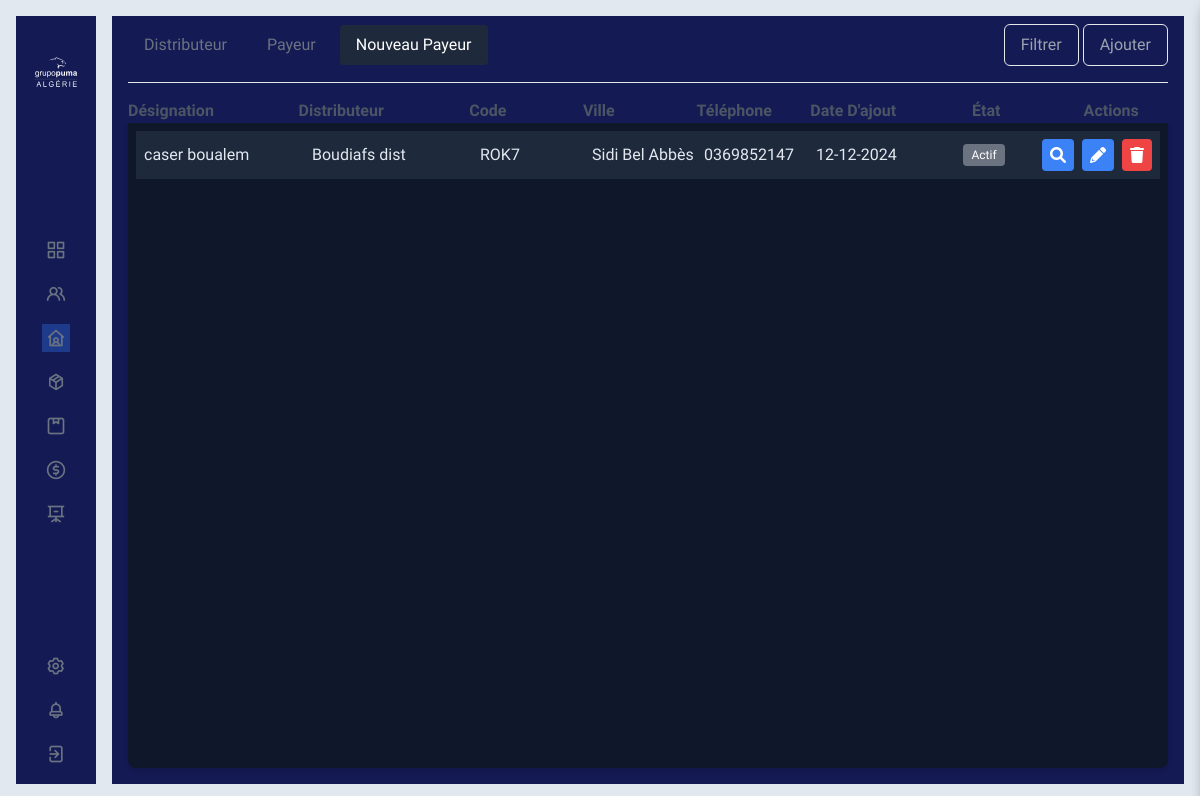
The app's page /distributeur/payeurdraft (signed in) with its own data.
### Distributeur/models.py (models this page shows)
class Payeur(models.Model):
    id = models.AutoField(primary_key=True)
    distributeur = models.ForeignKey(Distributeur, on_delete=models.CASCADE)
    code = models.CharField(max_length=100, default='0000000')
    designation = models.CharField(max_length=100)
    ville = models.ForeignKey(Ville, on_delete=models.CASCADE, null=True, blank=True)
    telephone = models.CharField(max_length=200, null=True, blank=True)
    adresse = models.CharField(max_length=200, null=True, blank=True)
    active = models.BooleanField(default=True)
    nif = models.CharField(max_length=20, null=True, blank=True)
    nis = models.CharField(max_length=20, null=True, blank=True)
    art = models.CharField(max_length=20, null=True, blank=True)
    rc = models.CharField(max_length=20, null=True, blank=True)
    nif_file = models.FileField(upload_to="PayeurData", blank=True, null=True)
    nis_file = models.FileField(upload_to="PayeurData", blank=True, null=True)
    art_file = models.FileField(upload_to="PayeurData", blank=True, null=True)
    rc_file = models.FileField(upload_to="PayeurData", blank=True, null=True)
    date_ajout = models.DateTimeField(auto_now=True)
    draft = models.BooleanField(default=False)
    def __str__(self):
        return self.designation

class Distributeur(models.Model):
    id = models.AutoField(primary_key=True)
    user = models.ForeignKey(CustomUser, on_delete=models.CASCADE, unique=True)
    code = models.CharField(max_length=100, default='0000000', blank=True, null=True)
    designation = models.CharField(max_length=100, blank=True, null=True)
    ville = models.ForeignKey(Ville, on_delete=models.CASCADE, blank=True, null=True)
    adresse = models.CharField(max_length=255, blank=True, null=True)
    nif = models.CharField(max_length=20, blank=True, null=True)
    nis = models.CharField(max_length=20, blank=True, null=True)
    art = models.CharField(max_length=20, blank=True, null=True)
    rc = models.CharField(max_length=20, blank=True, null=True)
    plafonnement = models.FloatField(default=1000000, blank=True, null=True)
    bloquer = models.BooleanField(default=False)
    echeance_jour = models.IntegerField(default=0, blank=True, null=True)
    ristourn_a = models.FloatField(default=0)
    ristourn_na = models.FloatField(default=0)
    objectif_a = models.FloatField(default=0)
    objectif_m = models.FloatField(default=0)
    def __str__(self):
        return self.designation

### Session/models.py (models this page shows)
class Ville(models.Model):
    id = models.AutoField(primary_key=True)
    designation = models.CharField(max_length=80)
    region = models.CharField(max_length=6, choices=Typeregion, default='EST', blank=True, null=True)
    def __str__(self):
        return self.designation

### Distributeur/views.py (the view)
# urls.py: path('payeurdraft', PayDiftView, name='payeurdraft'),
@login_required
def PayDiftView(request):
    if (request.user.type in ["Distributeur", 'Employé'] ):
        listmodules = list(
            set(request.user.user_permissions.values_list('content_type__model', flat=True))
        )
        if ('payeur' in listmodules):
            listeauth = list(
                set(
                    Permission.objects.filter(user=request.user, content_type__model='payeur').values_list('codename', flat=True)
                )
            )
            code = request.GET.get('code', '').strip()
            designation = request.GET.get('designation', '').strip()
            telephone = request.GET.get('telephone', '').strip()
            adresse = request.GET.get('adresse', '').strip()
            nif = request.GET.get('nif', '').strip()
            nis = request.GET.get('nis', '').strip()
            art = request.GET.get('art', '').strip()
            rc = request.GET.get('rc', '').strip()
            distributeur = request.GET.get('distributeur', '')
            ville = request.GET.get('ville', '')
            active = request.GET.get('active', '')
            dist_list = Payeur.objects.filter(distributeur__user = request.user)
            """if code:
                dist_list = dist_list.filter(code__icontains=code)
            if designation:
                dist_list = dist_list.filter(designation__icontains=designation)
            if telephone:
                dist_list = dist_list.filter(telephone__icontains=telephone)
            if adresse:
                dist_list = dist_list.filter(adresse__icontains=adresse)
            if nif:
                dist_list = dist_list.filter(nif__icontains=nif)
            if nis:
                dist_list = dist_list.filter(nis__icontains=nis)
            if art:
                dist_list = dist_list.filter(art__icontains=art)
            if rc:
                dist_list = dist_list.filter(rc__icontains=rc)"""
            print(dist_list)
            if ville:
                dist_list = dist_list.filter(ville_id=ville)
            if active:
                dist_list = dist_list.filter(active=(active == 'true'))
            ville_list = Ville.objects.all()
            return render(request, "Dist/PayeurDraft.html",
                          {
                              'dist_list': dist_list,
                              'ville_list': ville_list,
                              'listeauth': listeauth,
                              "listmodules": listmodules
                          })
        else:
            return render(request,"access.html", {"listmodules": listmodules})
    else:
        print("coucou")
        listmodules  = list(
            set(request.user.user_permissions.values_list('content_type__model', flat=True))
        )
        if ('payeur' in listmodules):
            listeauth = list(
                set(
                    Permission.objects.filter(user=request.user, content_type__model = 'payeur').values_list('codename', flat=True)
                )
            )
            ville = request.GET.get('ville', None)
            distributeur = request.GET.get('distributeur', None)
            active = request.GET.get('is_active', 'false')
            if (active == "true"):
                is_active = True
            else:
                is_active = False
            print(is_active)
            dist_list = Payeur.objects.filter(draft = True)
            print(dist_list)
            if (ville):
                print('ici')
                dist_list = dist_list.filter(distributeur__user__ville=int(ville))
            if (distributeur):
                print('la')
                dist_list = dist_list.filter(distributeur=distributeur)
            if (is_active):
                print('voila')
                dist_list = dist_list.filter(active=is_active)
            ville_list = Ville.objects.all()
            users_select = Distributeur.objects.all().order_by('id')
            print(dist_list)
            return render(request, "Pumal/PayeurDraft.html",
                          {
                              'dist_list': dist_list,
                              'ville_list': ville_list,
                              'users_select': users_select,
                              'listeauth': listeauth,
                              "listmodules": listmodules
                          })
        else:
            return render(request,"access.html", {"listmodules": listmodules})

### templates/Pumal/PayeurDraft.html (shortened to what this page needs)
{% extends "baseNew.html" %}
{% load static %}
{% block content %}
    <div class="w-full h-full backprimer px-4 pb-4 flex flex-col">
        <div class="flex justify-between items-center pt-4 mb-4" style="margin-top: -8px">
            <div class="flex gap-2">
                <div>
                    <a href="{% url 'distributeur' %}"
                       class="block px-4 py-2 hoverprimer rounded">Distributeur</a>
                </div>
                <div>
                    <a href="{% url 'payeur' %}" class="block px-4 py-2 hoverprimer rounded">Payeur</a>
                </div>
                <div>
                    <a href="{% url 'payeurdraft' %}" class="block px-4 py-2 actualprimer rounded">Nouveau Payeur</a>
                </div>
            </div>
            <div>
                <button id="filterButton" class="btn capitalize backprimer px-4 py-2 border border-slate-300 text-gray-400
                        hover:bg-blue-900 hover:border-slate-400 rounded-md">Filtrer
                </button>
                {% if 'add_payeur' in listeauth %}
                    <button id="addButton" class="btn capitalize backprimer px-4 py-2 border border-slate-300 text-gray-400
                        hover:bg-blue-900 hover:border-slate-400 rounded-md">Ajouter
                    </button>
                {% else %}
                    <button class="btn capitalize bg-gray-500 text-white px-4 py-2 border rounded-md cursor-not-allowed">
                        Ajouter
                    </button>
                {% endif %}
            </div>
        </div>
        <hr/>
        <div class="pt-4">
            <div class="flex items-center justify-between text-gray-600 font-semibold">
                <div class="w-1/4 capitalize">Désignation</div>
                <div class="w-1/4 capitalize">Distributeur</div>
                <div class="w-1/6 capitalize">Code</div>
                <div class="w-1/6 capitalize">Ville</div>
                <div class="w-1/6 capitalize">Téléphone</div>
                <div class="w-1/6 capitalize">Date d'ajout</div>
                <div class="w-1/6 capitalize pl-12">état</div>
                <div class="w-1/6 capitalize text-center">Actions</div>
            </div>
        </div>
        <div class="flex-grow shadow-md rounded-b-lg backslateprime p-2 overflow-y-auto">
            {% for elem in dist_list %}
                <div class="flex items-center justify-between p-2 backslateslite flex-none mb-2 ">
                    <div class="textslate w-1/4">{{ elem.designation }}</div>
                    <div class="textslate w-1/4">{{ elem.distributeur }}</div>
                    <div class="textslate w-1/6">{{ elem.code }}</div>
                    <div class="textslate w-1/6">{{ elem.ville }}</div>
                    <div class="textslate w-1/6">{{ elem.telephone }}</div>
                    <div class="textslate w-1/6">{{ elem.date_ajout|date:'d-m-Y' }}</div>
                    <div class="w-1/6 text-center">
                    <span class="bg-gray-500 text-white text-xs px-2 py-1 rounded">{% if elem.bloque %}
                        Bloqué {% else %} Actif {% endif %}</span>
                    </div>
                    <div class="flex space-x-2 w-1/6 justify-end">
                        {% if "view_payeur" in listeauth %}
                            <button id="viewButton" class="viewButton bg-blue-500 text-white p-2 rounded viewelem_{{ elem.id }}">
                                <i class="fas fa-search"
                                   onclick="newdatauserview({{ elem.id }}, {{ elem.distributeur.id }}, '{{ elem.code }}', '{{ elem.designation }}', {{ elem.ville.id }}
                                           , '{{ elem.telephone }}', '{{ elem.adresse }}', '{{ elem.nif }}', '{{ elem.nis }}', '{{ elem.art }}',
                                           '{{ elem.rc }}', '{{ elem.active }}'
                                           )">
                                </i>
                            </button>
                        {% else %}
                            <button class="cursor-not-allowed bg-gray-500 text-white p-2 rounded">
                                <i class="fas fa-search"></i>
                            </button>
                        {% endif %}
                        {% if 'change_payeur' in listeauth %}
                            <button id="editButton" class="editButton bg-blue-500 text-white p-2 rounded">
                                <i class="fas fa-pencil-alt"
                                   onclick="newdatauser({{ elem.id }}, {{ elem.distributeur.id }}, '{{ elem.code }}', '{{ elem.designation }}', {{ elem.ville.id }}
                                           , '{{ elem.telephone }}', '{{ elem.adresse }}', '{{ elem.nif }}', '{{ elem.nis }}', '{{ elem.art }}',
                                           '{{ elem.rc }}', '{{ elem.active }}'
                                           )">
                                </i>
                            </button>
                        {% else %}
                            <button class="cursor-not-allowed bg-gray-500 text-white p-2 rounded">
                                <i class="fas fa-pencil-alt"></i>
                            </button>
                        {% endif %}
                        {% if 'delete_payeur' in listeauth %}
                            <button class="bg-red-500 text-white p-2 rounded delete-btn"
                                    data-identifiant="{{ elem.id }}"><i class="fas fa-trash"></i></button>
                        {% else %}
                            <button class="cursor-not-allowed bg-gray-500 text-white p-2 rounded"><i
                                    class="fas fa-trash"></i></button>
                        {% endif %}
                    </div>
                </div>
            {% endfor %}
        </div>
    </div>
{% endblock %}

### records on screen
Payeur: designation "caser boualem", distributeur "Boudiafs dist", code "ROK7", ville "Sidi Bel Abbès", telephone "0369852147", date_ajout "12-12-2024"
